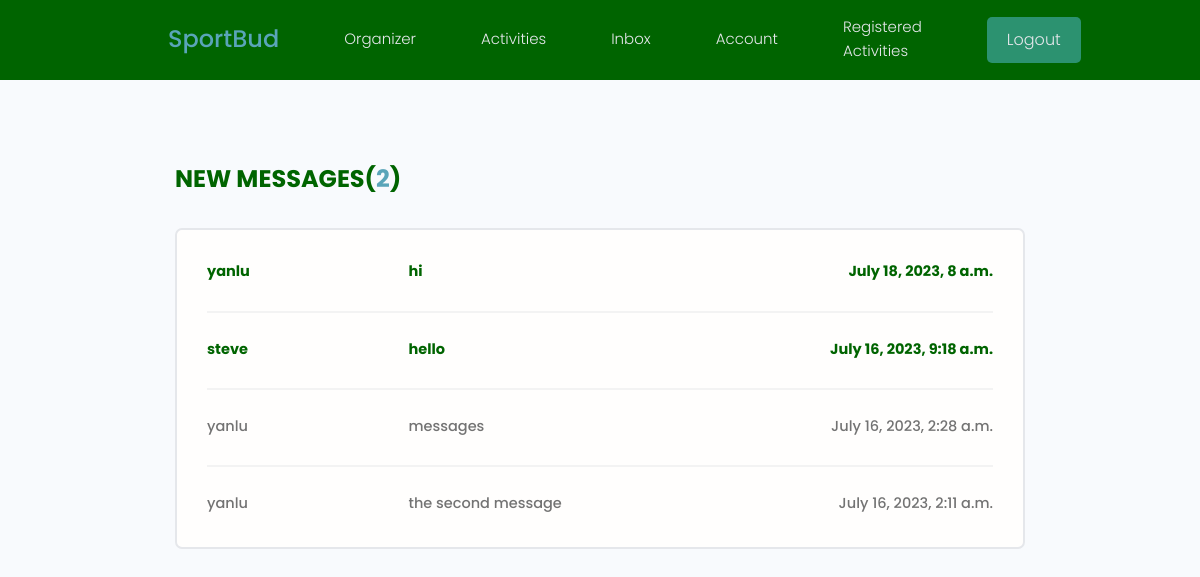
Screenshot of /inbox/ (signed in) with the database file from the repository.
### users/models.py (models this page shows, shortened)
class Message(models.Model):
    sender = models.ForeignKey(Profile, on_delete=models.SET_NULL, null=True, blank=True)
    recipient = models.ForeignKey(Profile, on_delete=models.SET_NULL, null=True, blank=True, related_name='messages')
    name = models.CharField(max_length=200, null=True, blank=True)
    email = models.CharField(max_length=200, null=True, blank=True)
    subject = models.CharField(max_length=200, null=True, blank=True)
    body = models.TextField()
    is_read = models.BooleanField(default=False, null=True)
    created = models.DateTimeField(auto_now_add=True)
    id = models.UUIDField(default=uuid.uuid4, unique=True,
                          primary_key=True, editable=False)
    class Meta:
        ordering = ['is_read', '-created']

### users/views.py (the view)
# urls.py: path('inbox/', views.inbox, name='inbox'),
@login_required(login_url='login')
def inbox(request):
    profile = request.user.profile
    messageRequests = profile.messages.all()
    unreadCount = messageRequests.filter(is_read=False).count()
    context = {'messageRequests':messageRequests, 'unreadCount':unreadCount}
    return render(request, 'users/inbox.html', context)

### users/templates/users/inbox.html
{% extends 'main.html' %}
{% block content %}
<main class="inbox my-xl">
  <div class="content-box">
    <h3 class="inbox__title">New Messages(<span>{{unreadCount}}</span>)</h3>
    <ul class="messages">
      {% for message in messageRequests %}
        {% if message.is_read == False %}
        <li class="message message--unread">
        {% else %}
        <li class="message">
        {% endif %}
        <a href="{% url 'message' message.id %}">
          <span class="message__author">{{message.name}}</span>
          <span class="message__subject">{{message.subject}}</span>
          <span class="message__date">{{message.created}}</span>
        </a>
      </li>
     {% endfor %}
    </ul>
  </div>
</main>
{% endblock content %}

### static/styles/app.css (style rules this page uses)
:root { --color-sub: #006400; --color-sub-light: #2c9270; }
.content-box { width: 95%; max-width: 85rem; margin: 0 auto; }
.inbox { height: 90vh; }
.inbox__title, .inbox__title span { font-size: 2.4rem; font-weight: 700; color: var(--color-sub); text-transform: uppercase; text-align: left; margin-bottom: 3rem; }
.inbox__title span { color: var(--color-main); }
.messages { list-style: none; background: var(--color-white); padding: 0.5rem 3rem; border: 2px solid var(--color-light); border-radius: 0.7rem; }
.message { padding: 2.5rem 0; }
.message > a span { font-size: 1.45rem; font-weight: 500; }
.message.message--unread a span { font-weight: 700; color: var(--color-sub); }
.message:not(:last-child) { border-bottom: 2px solid var(--color-white-light); }
.message > a { display: flex; gap: 1rem; }
.message__author, .message__date { flex-basis: 25%; }
.message__subject { flex-basis: 50%; }
.message__date { text-align: right; }

### static/uikit/styles/modules/_variables.css (style rules this page uses)
:root { --color-main: #5aa5b9; --color-main-light: #e6faff; --color-sub: #3f4156; --color-sub-light: #51546e; --color-sub-lighter: #ededfd; --color-text: #737373; --color-gray: #8b8b8b; --color-light: #e5e7eb; --color-light-gray: #767676; --color-bg: #f8fafd; --color-white: #fffefd; --color-white-light: #f3f3f3; --color-success: #359e64; --color-success-bg: #def8e8; --color-error: #fc4b0b; --color-error-bg: #fff2ee; --font-base: 'Poppins', arial, helvetica, 'Segoe UI', roboto, ubuntu, sans-serif; --font-monospace: 'Fira Code', 'Courier New', courier, monospace; --font-regular: 300; --font-medium: 500; --font-bold: 700; --generic-shadow: 1px 1px 5px #00000010; --generic-transition: all 0.3s ease-in-out; }

### static/uikit/styles/modules/_base.css (style rules this page uses)
* { margin: 0; padding: 0; box-sizing: border-box; text-rendering: optimizeLegibility; color: inherit; font-size: inherit; }
html { font-size: 50%; }
@media only screen and (min-width: 480px) { html { font-size: 56.25%; } }
@media only screen and (min-width: 1200px) { html { font-size: 62.5%; } }
body { line-height: 1.6; font-weight: 400; font-size: 1.5rem; color: var(--color-text); background-color: var(--color-bg); min-height: 100vh; }

### static/uikit/styles/modules/_typography.css (style rules this page uses)
* { font-family: var(--font-base); }
h3 { font-size: 3.2rem; font-weight: var(--font-medium); }
p, span, strong { font-size: 1.6rem; color: var(--color-text); font-weight: var(--font-regular); }
a { padding-bottom: 2px; text-decoration: none; display: inline-block; color: var(--color-main); font-weight: var(--font-medium); }

### static/uikit/styles/modules/_utilities.css (style rules this page uses)
.my-xl { margin: 8rem auto; }

### rows the page displays
Message: name "yanlu", subject "hi", created "July 18, 2023, 8 a.m."
Message: name "steve", subject "hello", created "July 16, 2023, 9:18 a.m."
Message: name "yanlu", subject "messages", created "July 16, 2023, 2:28 a.m."
Message: name "yanlu", subject "the second message", created "July 16, 2023, 2:11 a.m."

### other values shown
{{ unreadCount }} "2"
